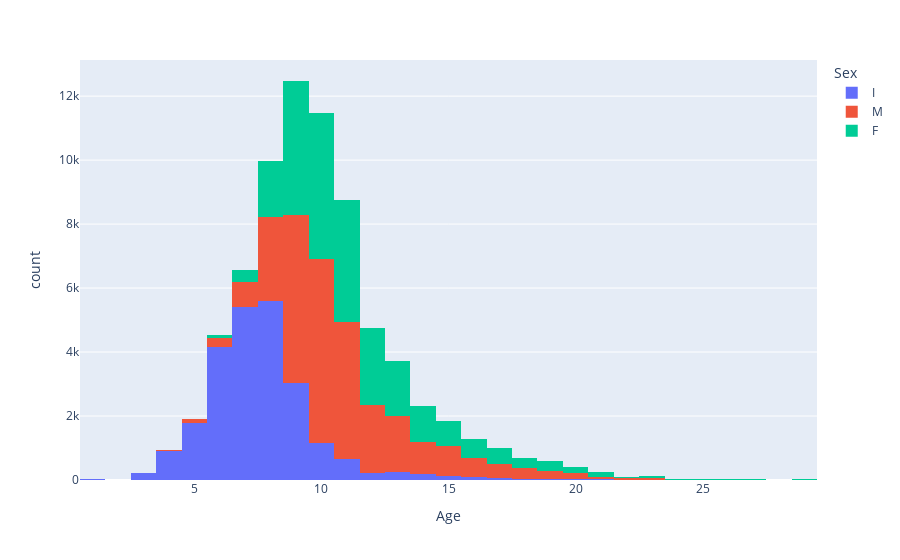

The notebook cell saved with this chart:
### Code cell
px.histogram(data, x='Age', color='Sex')

### Figure 1 — Plotly figure (JSON) as saved in the notebook; plotly's stock layout.template omitted (floating-point values rounded to 4 significant figures; data arrays with more than 128 entries replaced by an {"elided": "..."} marker saying what was removed)
{"data": [{"alignmentgroup": "True", "bingroup": "x", "hovertemplate": "Sex=I<br>Age=%{x}<br>count=%{y}<extra></extra>", "legendgroup": "I", "marker": {"color": "#636efa", "pattern": {"shape": ""}}, "name": "I", "offsetgroup": "I", "orientation": "v", "showlegend": true, "type": "histogram", "x": {"elided": "23957 int values"}, "xaxis": "x", "yaxis": "y"}, {"alignmentgroup": "True", "bingroup": "x", "hovertemplate": "Sex=M<br>Age=%{x}<br>count=%{y}<extra></extra>", "legendgroup": "M", "marker": {"color": "#EF553B", "pattern": {"shape": ""}}, "name": "M", "offsetgroup": "M", "orientation": "v", "showlegend": true, "type": "histogram", "x": {"elided": "27084 int values"}, "xaxis": "x", "yaxis": "y"}, {"alignmentgroup": "True", "bingroup": "x", "hovertemplate": "Sex=F<br>Age=%{x}<br>count=%{y}<extra></extra>", "legendgroup": "F", "marker": {"color": "#00cc96", "pattern": {"shape": ""}}, "name": "F", "offsetgroup": "F", "orientation": "v", "showlegend": true, "type": "histogram", "x": {"elided": "23010 int values"}, "xaxis": "x", "yaxis": "y"}], "layout": {"barmode": "relative", "legend": {"title": {"text": "Sex"}, "tracegroupgap": 0}, "margin": {"t": 60}, "xaxis": {"anchor": "y", "domain": [0, 1], "title": {"text": "Age"}}, "yaxis": {"anchor": "x", "domain": [0, 1], "title": {"text": "count"}}}}
